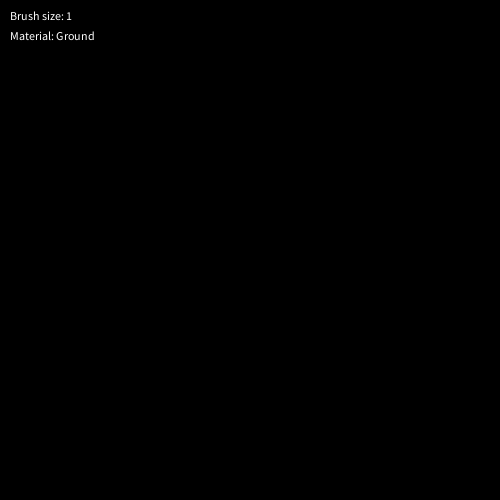
Frame 1 (no input)
Frame 60 (the mouse pressed at the canvas centre just before this capture): identical to frame 1, image omitted
Frame 120 (the mouse held since frame 60 and released just before this capture): identical to frame 1, image omitted

The Processing sketch that drew this single still picture (run headless with seeded random() and noise(); from frame 60 on, the mouse is pressed at the canvas centre):

// Processing sketch: Virtual_Sandbox
// ── Virtual_Sandbox.pde
// Controls
//
// s = change material +
// a = change material -
//
// w = brush size +
// q = brush size -
//
// c = clear
// n = step simulation
// Space = play / pause

int d = 100; // Number of cells
int res = 500; // Screen size

int material = 1; // Material selected
int brush = 1; // Brush size
int scale = res / d; // Size of each cell in pixels

boolean play = false;
boolean step = false;

Board cells = new Board(d);

String names[] = {"Ground", "Sand", "Water", "Metal"};

// Board class
class Board {
  private int size;
  private int cells[][];

  public Board() {
    this.size = 10;
    this.cells = new int[10][10];
  }

  public Board(int size) {
    this.size = size;
    this.cells = new int[size][size];
  }

  // Safe way to index cells in the board
  public int at(int x, int y) {
    // If the index requested is out of the board we just treat it as solid
    if (x < 0 || y < 0 || x > this.size - 1 || y > this.size - 1)
      return 4;

    return this.cells[x][y];
  }

  // Safe way to insert cells into the board
  public int replace(int x, int y, int value) {
    // If the index requested is out of the board it can't be replaced
    if (x < 0 || y < 0 || x > this.size - 1 || y > this.size - 1)
      return -1;

    this.cells[x][y] = value;
    return 0;
  }
}

// Key press handling
void keyPressed() {
  // Play / pause
  if (key == ' ') {
    play = !play;
  }

  if (key == 'n') {
    step = true;
  }

  // Change material selected
  if (key == 's') {
    material = constrain(material += 1, 1, 4);
  }

  if (key == 'a') {
    material = constrain(material-= 1, 1, 4);
  }

  // Change brush size
  if (key == 'w') {
    brush = constrain(brush += 1, 1, 8);
  }

  if (key == 'q') {
    brush = constrain(brush -= 1, 1, 8);
  }

  // Clear board
  if (key == 'c') {
    for (int x = 0; x < cells.size; x++) {
      for (int y = 0; y < cells.size; y++) {
        cells.replace(x, y, 0);
      }
    }
  }
}

void setup() {
  size(500, 500);
  noStroke();
}

void draw() {
  background(0, 0, 0);

  // Mouse click handling
  if (mousePressed) {
    for (int ox = -10; ox < 10; ox++) {
      for (int oy = -10; oy < 10; oy++) {
        // Checking brush size 
        if (sqrt(pow((mouseX + ox) - mouseX, 2) + pow((mouseY + oy) - mouseY, 2)) < brush) {
          int px = constrain(mouseX / (500 / d) + ox, 0, d - 1);
          int py = constrain(mouseY / (500 / d) + oy, 0, d - 1);

          cells.replace(px, py, mouseButton == LEFT ? material : 0);
        }
      }
    }
  }

  // Draw the cells
  for (int x = 0; x < cells.size; x++) {
    for (int y = 0; y < cells.size; y++) {

      // If i am a ground cell
      if (cells.at(x, y) == 1) {
        fill(100, 50, 0);

      // If i am a sand cell
      } else if (cells.at(x, y) == 2) {
        fill(250, 250, 150);

      // If i am a water cell
      } else if (cells.at(x, y) == 3) {
        fill(50, 150, 250);

      // If i am a metal cell
      } else if (cells.at(x, y) == 4) {
        fill(100, 100, 100);

      // If i am an air cell
      } else {
        fill(0, 0, 0);
      }

      rect(scale * x, scale * y, scale, scale);
    }
  }

  // Draw the gui
  fill(255, 255, 255);

  text("Brush size: " + brush, 10, 20);
  text("Material: " + (names[material - 1]), 10, 40);

  // Only if the simulation is running
  if (play || step) {
    Board next_cells = new Board(d);

    // Update the each cell of the grid
    for (int x = 0; x < cells.size; x++) {
      for (int y = 0; y < cells.size; y++) {

        // Applying rules of the game

        // If i am a ground tile
        if (cells.at(x, y) == 1) {

          // If there is air below me move down
          if (cells.at(x, y + 1) == 0) {
            next_cells.replace(x, y + 1, cells.at(x, y));

          // Otherwise i will stay where i am
          } else {
            next_cells.replace(x, y, cells.at(x, y));
          }

          // If i am a sand tile
        } else if (cells.at(x, y) == 2) {

          // If there is air below me move down
          if (cells.at(x, y + 1) == 0 && next_cells.at(x, y + 1) == 0) {
            next_cells.replace(x, y + 1, cells.at(x, y));

          // If there is air diagonally to my bottom right corner move down to it
          } else if (cells.at(x + 1, y + 1) == 0 && next_cells.at(x + 1, y + 1) == 0) {
            next_cells.replace(x + 1, y + 1, cells.at(x, y));

          // If there is air diagonally to my bottom left corner move down to it
          } else if (cells.at(x - 1, y + 1) == 0 && next_cells.at(x - 1, y + 1) == 0) {
            next_cells.replace(x - 1, y + 1, cells.at(x, y));

          // Otherwise i will stay where i am
          } else {
            next_cells.replace(x, y, cells.at(x, y));
          }

          // If i am a water tile
        } else if (cells.at(x, y) == 3) {

          // If there is air below me move down
          if (cells.at(x, y + 1) == 0 && next_cells.at(x, y + 1) == 0) {
            next_cells.replace(x, y + 1, cells.at(x, y));

          // If there is ground above me switch places with it
          } else if (cells.at(x, y - 1) == 1 && next_cells.at(x, y - 1) == 1) {
            next_cells.replace(x, y, cells.at(x, y - 1));
            next_cells.replace(x, y - 1, cells.at(x, y));

          // If there is sand above me switch places with it
          } else if (cells.at(x, y - 1) == 2 && next_cells.at(x, y - 1) == 2) {
            next_cells.replace(x, y, cells.at(x, y - 1));
            next_cells.replace(x, y - 1, cells.at(x, y));

          // Otherwise i will move randomly either left or right to equalize the water level
          } else {
            
            // Choosing a random move (either left 1 or right 1)
            int move = random(2) > 1 ? -1 : 1;
            if (cells.at(x + move, y) == 0 && next_cells.at(x + move, y) == 0) {
              next_cells.replace(x + move, y, cells.at(x, y));
            } else {
              next_cells.replace(x, y, cells.at(x, y));
            }
            
          }

          // If i am a metal tile
        } else if (cells.at(x, y) == 4) {

          // Just stay where i am 
          next_cells.replace(x, y, cells.at(x, y));
          
        }
      }
    }

    // Copy the newly next_cellserated cells to the board
    cells = next_cells;

    step = false;
  }
}

// Basile Stathopulos
